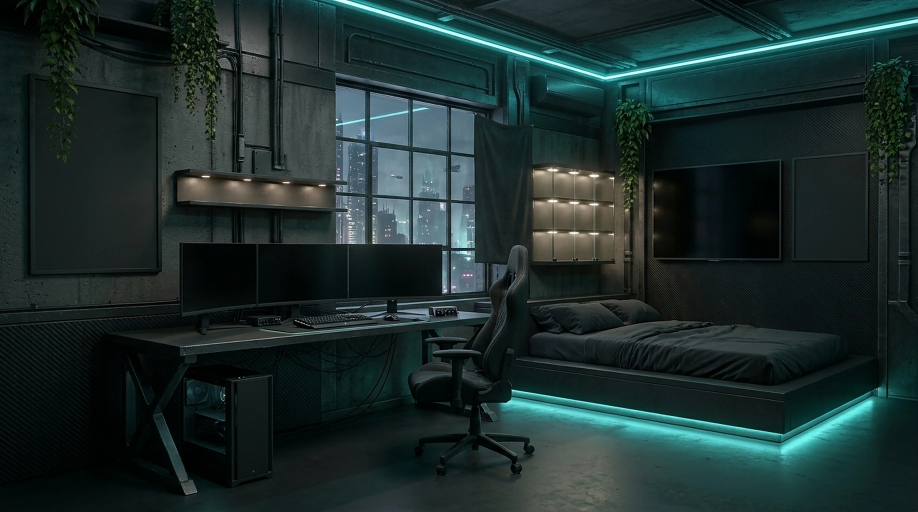
#> input picture assets/room/tiers/t3.webp, 2752 x 1536 px, found by its file name (shown at 1/3 size)
$ python room-front.py
#> lines starting #> are read from the running program, lines starting #| are printed output that depends on the picture; after the words box and inside, x2 and y2 are one past the last pixel; in counts of white or black regions, pixels touching at a corner belong together
"""python3 tools/room-front.py (from the repo root): cut the hanging plant in front of tier 3's left poster frame out of the picture, so it can sit over the poster."""
import numpy as np
from PIL import Image, ImageFilter
im = Image.open('assets/room/tiers/t3.webp').convert('RGB')
#> im is the input picture: PIL image 2752x1536 RGB; mean R, G, B 29.6, 46.3, 45.4
a = np.asarray(im).astype(np.float32)
x0, y0, x1, y1 = 96, 228, 320, 520          # 2752 px picture: the frame's top left, where the plant hangs
c = a[y0:y1, x0:x1]
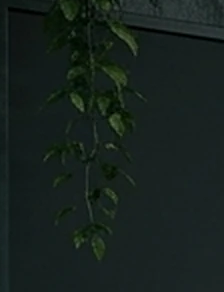
#> c: shape (292, 224, 3) float32; mean R, G, B 23.1, 33.3, 29.4
# the frame's empty inside, row by row, from a strip right of the plant
bgs = np.median(a[y0:y1, 330:440], axis=1)          # (rows, 3)
#> bgs = 292 rows, first 8: [28.5, 42, 41], [27, 40, 40], [27, 40, 40], [26, 39.5, 39.5], [25, 39, 39], [24.5, 39, 38.5], [24.5, 38.5, 38.5], [24.5, 39, 38]
bg = np.repeat(bgs[:, None, :], x1 - x0, axis=1)
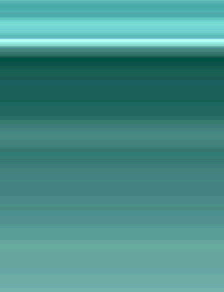
#> bg: shape (292, 224, 3) float32; mean of channels 0, 1, 2 24.5, 34.7, 34; drawn with min black and max white
d = np.sqrt(((c - bg) ** 2).sum(-1))
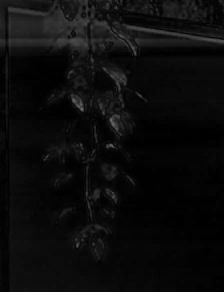
#> d: shape (292, 224) float32; min 0, max 107.9, mean 11.9
gr = c[..., 1] - np.maximum(c[..., 0], c[..., 2])
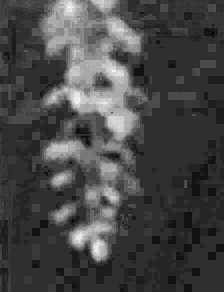
#> gr: shape (292, 224) float32; min -4, max 23, mean 3.5; drawn with min black and max white
from scipy import ndimage
m = np.clip((d - 5) / 8, 0, 1) * np.clip((gr + 1) / 5, 0, 1)
# keep only what hangs from the plant: the pieces joined to the part touching the top edge
core = m > 0.25; core[:, :16] = False                # the frame's left edge would join the blotches up
#> after `core = m > 0.25`:
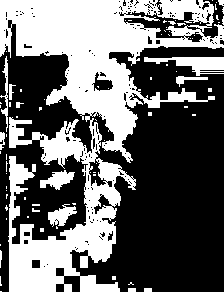
#> core: shape (292, 224) bool; 41.2% white; 81 white regions (67 under 20 px), largest, box (x1, y1, x2, y2) and area: (0, 0, 224, 292) 24484, (144, 57, 224, 76) 765, (40, 170, 75, 190) 369
#> after `core[:, :16] = False`: core: shape (292, 224) bool; 38% white; 64 white regions (50 under 20 px), largest, box (x1, y1, x2, y2) and area: (16, 0, 224, 292) 22367, (144, 57, 224, 76) 765, (40, 170, 75, 190) 369
lab, n = ndimage.label(ndimage.binary_dilation(core, iterations=2))
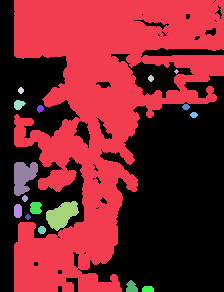
#> lab: shape (292, 224) int32; 18 distinct labels, from 0 to 17; one colour per label, 0 black
#> n = 17
top = set(np.unique(lab[:6, 40:150])) - {0}
#> top = 1 item
keep = np.isin(lab, list(top))
#> keep: shape (292, 224) bool; 47.4% white; 1 white region, box (x1, y1, x2, y2) and area: (14, 0, 224, 292) 31028
m = m * keep
# and only inside the plant's outline, drawn by hand on the picture (crop pixels)
from PIL import ImageDraw
env = Image.new('L', (x1 - x0, y1 - y0), 0)
#> env: PIL image 224x292 L; every value is 0
ImageDraw.Draw(env).polygon([(36, 0), (160, 0), (158, 70), (150, 140), (128, 200), (122, 268), (70, 272), (52, 215), (38, 160), (34, 80)], fill=255)
#> env: PIL image 224x292 L; 42.6% white; 1 white region, box (x1, y1, x2, y2) and area: (34, 0, 161, 273) 27832
m = m * (np.asarray(env.filter(ImageFilter.GaussianBlur(3))) / 255)
M = Image.fromarray((m * 255).astype(np.uint8)).filter(ImageFilter.MaxFilter(3)).filter(ImageFilter.GaussianBlur(0.8))
mm = np.asarray(M)
out = Image.fromarray(np.dstack([c.astype(np.uint8), mm]), 'RGBA')
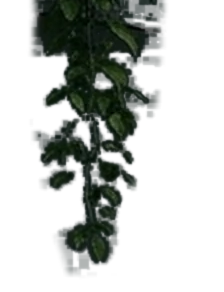
#> out: PIL image 224x292 RGBA; mean R, G, B, A 23.1, 33.3, 29.4, 66.8; transparent parts drawn white
out.save('assets/room/tiers/t3-plant.webp', lossless=False, quality=88, alpha_quality=90, method=6)
# where it goes in the room (the 1376 px coordinates of js/room/tier-items.js): front: [x, y, w, h]
print('front', [x0 / 2, y0 / 2, (x1 - x0) / 2, (y1 - y0) / 2])

$ run again, with assets/room/tiers/t1.webp copied over assets/room/tiers/t3.webp
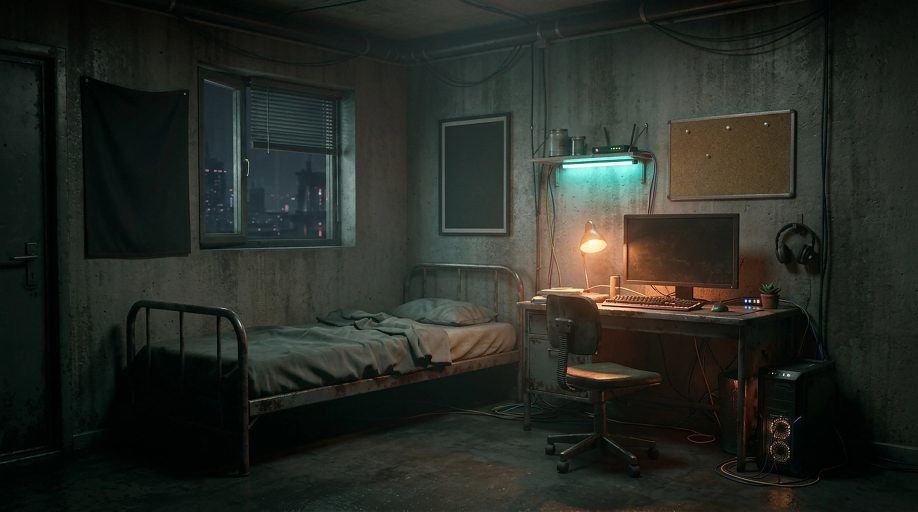
#> input picture assets/room/tiers/t1.webp, 2752 x 1535 px, found by its file name (shown at 1/3 size)
#> im is the input picture: PIL image 2752x1535 RGB; mean R, G, B 39.1, 43.1, 36.7
#> bgs = 292 rows, first 8: [25, 30, 24], [25, 30, 24], [25, 30, 24], [25, 30, 24], [25, 30, 24], [25, 30, 24], [26, 32, 25], [26, 32, 25]
#> core: shape (292, 224) bool; 70.3% white; 174 black regions (148 under 20 px), largest, box (x1, y1, x2, y2) and area: (140, 36, 224, 292) 12644, (13, 29, 78, 292) 4018, (20, 161, 29, 292) 497
#> `core[:, :16] = False`:
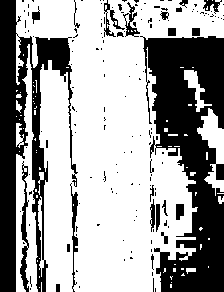
#> core: shape (292, 224) bool; 63.3% white; 160 black regions (135 under 20 px), largest, box (x1, y1, x2, y2) and area: (140, 36, 224, 292) 12644, (0, 0, 78, 292) 8656, (20, 161, 29, 292) 497
#> lab: shape (292, 224) int32; 12 distinct labels, from 0 to 11
#> n = 11
#> top = 1 item
#> keep: shape (292, 224) bool; 72% white; 49 black regions (39 under 20 px), largest, box (x1, y1, x2, y2) and area: (146, 38, 224, 292) 12671, (0, 0, 26, 292) 4235, (34, 39, 68, 79) 737
#> `out = Image.fromarray(np.dstack([c.astype(np.uint8), mm]), 'RGBA')`:
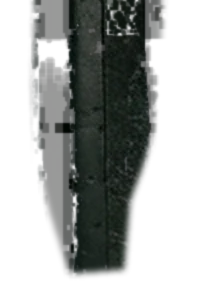
#> out: PIL image 224x292 RGBA; mean R, G, B, A 14.1, 21.1, 17.7, 86.4; transparent parts drawn white

$ run again, with assets/room/tiers/t4.webp copied over assets/room/tiers/t3.webp
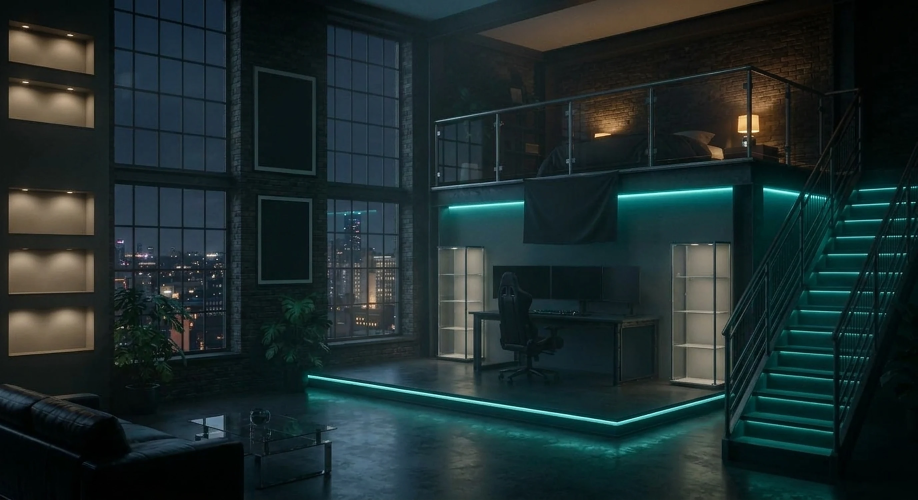
#> input picture assets/room/tiers/t4.webp, 2752 x 1500 px, found by its file name (shown at 1/3 size)
#> im is the input picture: PIL image 2752x1500 RGB; mean R, G, B 29.8, 44.2, 44.9
#> bgs = 292 rows, first 8: [35, 55, 70], [35, 55, 70], [36, 55.5, 70.5], [36, 55.5, 71], [36, 55, 70.5], [36, 55, 70.5], [36, 55, 70.5], [36, 55, 70.5]
#> core: shape (292, 224) bool; 40.1% white; 25 white regions (11 under 20 px), largest, box (x1, y1, x2, y2) and area: (0, 52, 224, 272) 18945, (0, 0, 208, 52) 3803, (0, 275, 216, 292) 2834
#> core: shape (292, 224) bool; 37% white; 23 white regions (9 under 20 px), largest, box (x1, y1, x2, y2) and area: (16, 52, 224, 272) 17252, (16, 0, 208, 52) 3707, (16, 275, 216, 292) 2626
#> lab: shape (292, 224) int32; 6 distinct labels, from 0 to 5
#> n = 5
#> top = 1 item
#> keep: shape (292, 224) bool; 47.1% white; 1 white region, box (x1, y1, x2, y2) and area: (14, 0, 224, 292) 30794
#> `out = Image.fromarray(np.dstack([c.astype(np.uint8), mm]), 'RGBA')`:
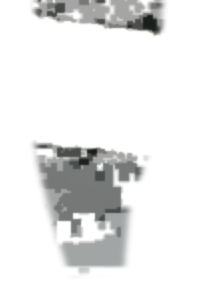
#> out: PIL image 224x292 RGBA; mean R, G, B, A 52.5, 51.5, 43.6, 22.8; transparent parts drawn white
